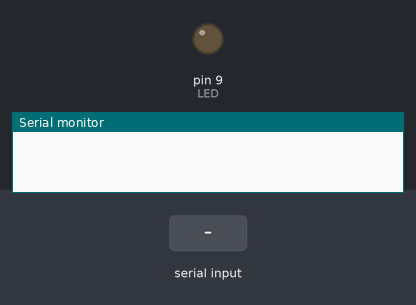
The sketch below on a simulated Arduino Uno, built with avr-gcc and run on an emulated ATmega328P. Shown: output pins drawn as LEDs (lit = HIGH), the last lines printed to the serial monitor. Inputs (shaded band) come from the test bench.

Above: at 1.2 s.
1.3 s: "H\n" received over Serial
At 2.4 s:
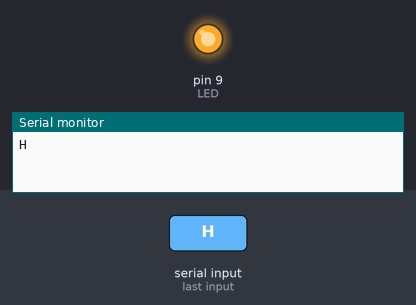
2.9 s: "L\n" received over Serial
At 3.9 s:
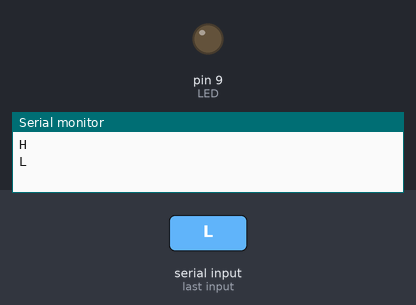
Timing chart, 0 to 5.9 s (numbered marks = the images above; inputs shaded):
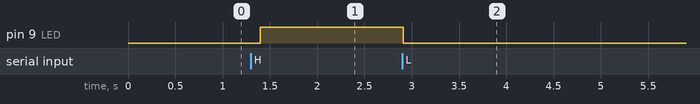

The sketch:

04.ino
```cpp
#define LED 9

void setup() {
  pinMode(LED, OUTPUT);
  Serial.begin(9600);
}

void loop() {
  if (Serial.available() > 0) {
    char caractere;
    caractere = Serial.read();
    if (caractere != '\n') {
      Serial.println(caractere);
      if (String(caractere) == "H") {
        digitalWrite(LED, HIGH);
      } else if (String(caractere) == "L") {
        digitalWrite(LED, LOW);
      }
      delay(10);
    }
  }
  delay(100);
}
```

Measured:
- after the input at 1.3 s, pin 9 (LED): LOW → HIGH after 0.10 s
- after the input at 2.9 s, pin 9 (LED): HIGH → LOW at once
